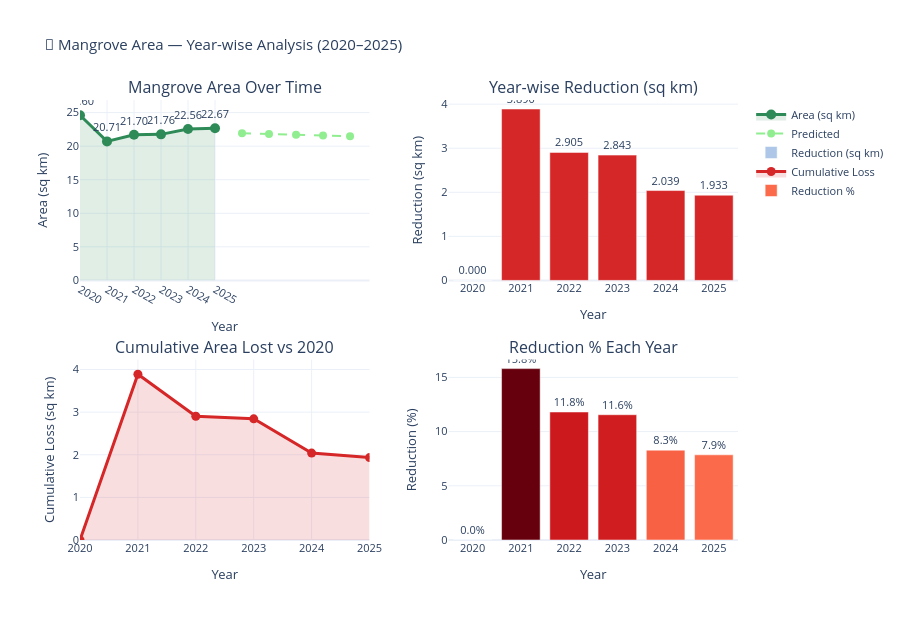

Notebook code for this chart:
### Code cell
fig2 = make_subplots(
    rows=2, cols=2,
    subplot_titles=(
        'Mangrove Area Over Time',
        'Year-wise Reduction (sq km)',
        'Cumulative Area Lost vs 2020',
        'Reduction % Each Year'
    ),
    vertical_spacing=0.18, horizontal_spacing=0.12
)

# Top left - area trend
fig2.add_trace(go.Scatter(
    x=df['year'], y=df['mangrove_area_sq_km'],
    mode='lines+markers+text',
    text=[f"{v:.2f}" for v in df['mangrove_area_sq_km']],
    textposition='top center',
    line=dict(color='#2E8B57', width=3), marker=dict(size=10),
    fill='tozeroy', fillcolor='rgba(46,139,87,0.15)',
    name='Area (sq km)'
), row=1, col=1)

# Prediction line
fig2.add_trace(go.Scatter(
    x=future_df['year'], y=future_df['mangrove_area_sq_km'],
    mode='lines+markers', name='Predicted',
    line=dict(color='#90EE90', width=2, dash='dash'),
    marker=dict(size=8)
), row=1, col=1)

# Top right - reduction bars
colors = ['#d62728' if v > 0 else '#aec7e8' for v in df['reduction_sq_km']]
fig2.add_trace(go.Bar(
    x=df['year'], y=df['reduction_sq_km'],
    marker_color=colors,
    text=[f"{v:.3f}" for v in df['reduction_sq_km']],
    textposition='outside',
    name='Reduction (sq km)'
), row=1, col=2)

# Bottom left - cumulative loss
fig2.add_trace(go.Scatter(
    x=df['year'], y=df['area_loss_vs_baseline'],
    mode='lines+markers', fill='tozeroy',
    fillcolor='rgba(214,39,40,0.15)',
    line=dict(color='#d62728', width=3), marker=dict(size=9),
    name='Cumulative Loss'
), row=2, col=1)

# Bottom right - reduction %
fig2.add_trace(go.Bar(
    x=df['year'], y=df['reduction_percent'],
    marker=dict(color=df['reduction_percent'], colorscale='Reds', showscale=False),
    text=[f"{v:.1f}%" for v in df['reduction_percent']],
    textposition='outside',
    name='Reduction %'
), row=2, col=2)

fig2.update_layout(
    title='🌱 Mangrove Area — Year-wise Analysis (2020–2025)',
    template='plotly_white', height=620,
    showlegend=True, font=dict(size=11)
)
fig2.update_xaxes(title_text='Year', tickvals=df['year'].tolist())
fig2.update_yaxes(title_text='Area (sq km)', row=1, col=1)
fig2.update_yaxes(title_text='Reduction (sq km)', row=1, col=2)
fig2.update_yaxes(title_text='Cumulative Loss (sq km)', row=2, col=1)
fig2.update_yaxes(title_text='Reduction (%)', row=2, col=2)

fig2.show()

### Figure 1 — Plotly figure (JSON) as saved in the notebook; plotly's stock layout.template omitted (floating-point values rounded to 4 significant figures)
{"data": [{"fill": "tozeroy", "fillcolor": "rgba(46,139,87,0.15)", "line": {"color": "#2E8B57", "width": 3}, "marker": {"size": 10}, "mode": "lines+markers+text", "name": "Area (sq km)", "text": ["24.60", "20.71", "21.70", "21.76", "22.56", "22.67"], "textposition": "top center", "type": "scatter", "x": [2020, 2021, 2022, 2023, 2024, 2025], "xaxis": "x", "y": [24.6, 20.71, 21.7, 21.76, 22.56, 22.67], "yaxis": "y"}, {"line": {"color": "#90EE90", "dash": "dash", "width": 2}, "marker": {"size": 8}, "mode": "lines+markers", "name": "Predicted", "type": "scatter", "x": [2026, 2027, 2028, 2029, 2030], "xaxis": "x", "y": [21.93, 21.81, 21.7, 21.58, 21.47], "yaxis": "y"}, {"marker": {"color": ["#aec7e8", "#d62728", "#d62728", "#d62728", "#d62728", "#d62728"]}, "name": "Reduction (sq km)", "text": ["0.000", "3.890", "2.905", "2.843", "2.039", "1.933"], "textposition": "outside", "type": "bar", "x": [2020, 2021, 2022, 2023, 2024, 2025], "xaxis": "x2", "y": [0.0, 3.89, 2.905, 2.843, 2.039, 1.933], "yaxis": "y2"}, {"fill": "tozeroy", "fillcolor": "rgba(214,39,40,0.15)", "line": {"color": "#d62728", "width": 3}, "marker": {"size": 9}, "mode": "lines+markers", "name": "Cumulative Loss", "type": "scatter", "x": [2020, 2021, 2022, 2023, 2024, 2025], "xaxis": "x3", "y": [0.0, 3.89, 2.905, 2.843, 2.039, 1.933], "yaxis": "y3"}, {"marker": {"color": [0.0, 15.81, 11.81, 11.56, 8.289, 7.858], "colorscale": [[0, "rgb(255,245,240)"], [0.125, "rgb(254,224,210)"], [0.25, "rgb(252,187,161)"], [0.375, "rgb(252,146,114)"], [0.5, "rgb(251,106,74)"], [0.625, "rgb(239,59,44)"], [0.75, "rgb(203,24,29)"], [0.875, "rgb(165,15,21)"], [1, "rgb(103,0,13)"]], "showscale": false}, "name": "Reduction %", "text": ["0.0%", "15.8%", "11.8%", "11.6%", "8.3%", "7.9%"], "textposition": "outside", "type": "bar", "x": [2020, 2021, 2022, 2023, 2024, 2025], "xaxis": "x4", "y": [0.0, 15.81, 11.81, 11.56, 8.289, 7.858], "yaxis": "y4"}], "layout": {"annotations": [{"font": {"size": 16}, "showarrow": false, "text": "Mangrove Area Over Time", "x": 0.22, "xanchor": "center", "xref": "paper", "y": 1, "yanchor": "bottom", "yref": "paper"}, {"font": {"size": 16}, "showarrow": false, "text": "Year-wise Reduction (sq km)", "x": 0.78, "xanchor": "center", "xref": "paper", "y": 1, "yanchor": "bottom", "yref": "paper"}, {"font": {"size": 16}, "showarrow": false, "text": "Cumulative Area Lost vs 2020", "x": 0.22, "xanchor": "center", "xref": "paper", "y": 0.41, "yanchor": "bottom", "yref": "paper"}, {"font": {"size": 16}, "showarrow": false, "text": "Reduction % Each Year", "x": 0.78, "xanchor": "center", "xref": "paper", "y": 0.41, "yanchor": "bottom", "yref": "paper"}], "font": {"size": 11}, "height": 620, "showlegend": true, "title": {"text": "🌱 Mangrove Area — Year-wise Analysis (2020–2025)"}, "xaxis": {"anchor": "y", "domain": [0, 0.44], "tickvals": [2020, 2021, 2022, 2023, 2024, 2025], "title": {"text": "Year"}}, "xaxis2": {"anchor": "y2", "domain": [0.56, 1], "tickvals": [2020, 2021, 2022, 2023, 2024, 2025], "title": {"text": "Year"}}, "xaxis3": {"anchor": "y3", "domain": [0, 0.44], "tickvals": [2020, 2021, 2022, 2023, 2024, 2025], "title": {"text": "Year"}}, "xaxis4": {"anchor": "y4", "domain": [0.56, 1], "tickvals": [2020, 2021, 2022, 2023, 2024, 2025], "title": {"text": "Year"}}, "yaxis": {"anchor": "x", "domain": [0.59, 1], "title": {"text": "Area (sq km)"}}, "yaxis2": {"anchor": "x2", "domain": [0.59, 1], "title": {"text": "Reduction (sq km)"}}, "yaxis3": {"anchor": "x3", "domain": [0, 0.41], "title": {"text": "Cumulative Loss (sq km)"}}, "yaxis4": {"anchor": "x4", "domain": [0, 0.41], "title": {"text": "Reduction (%)"}}}}
